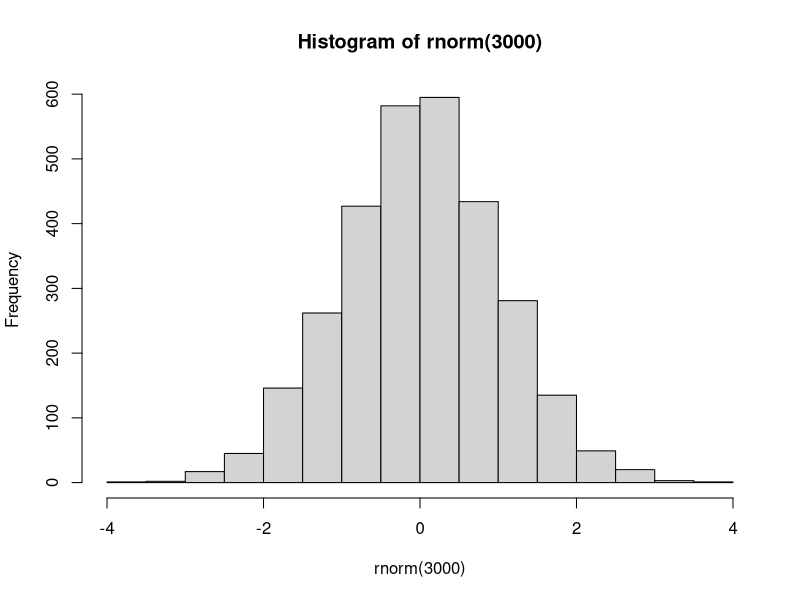
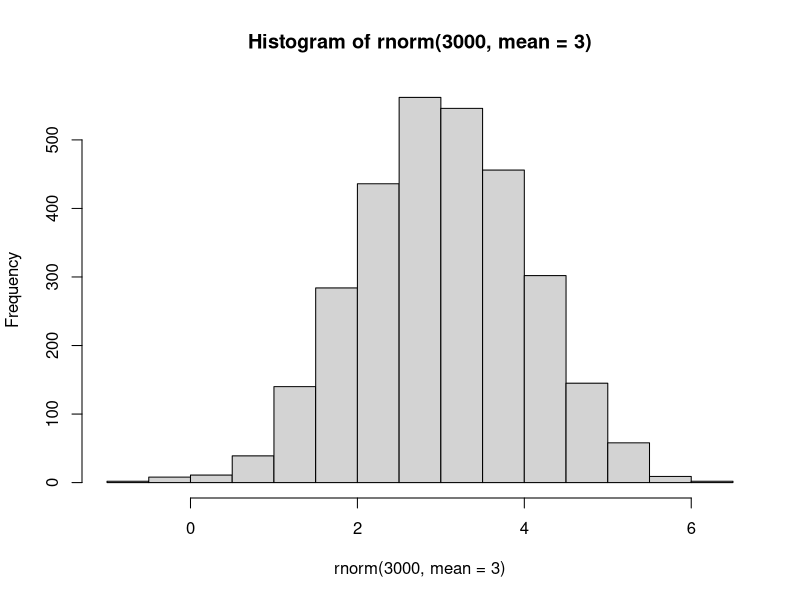
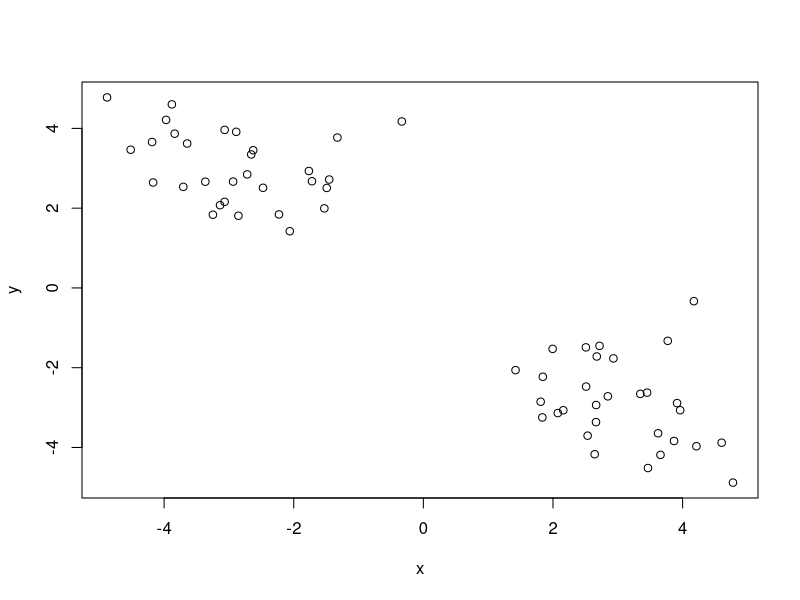
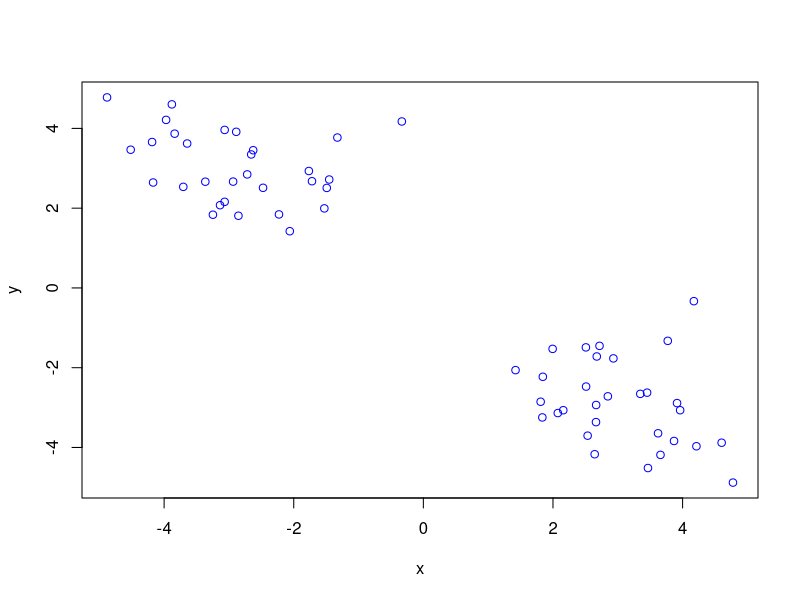
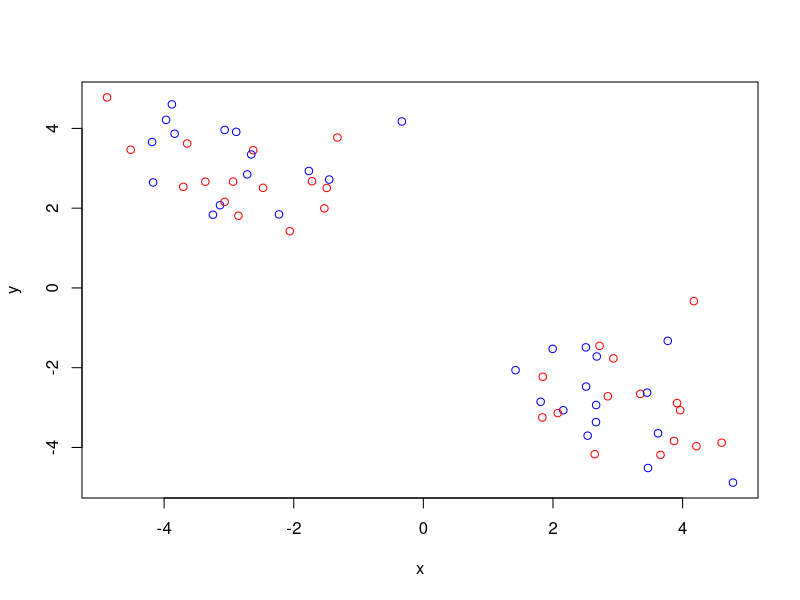
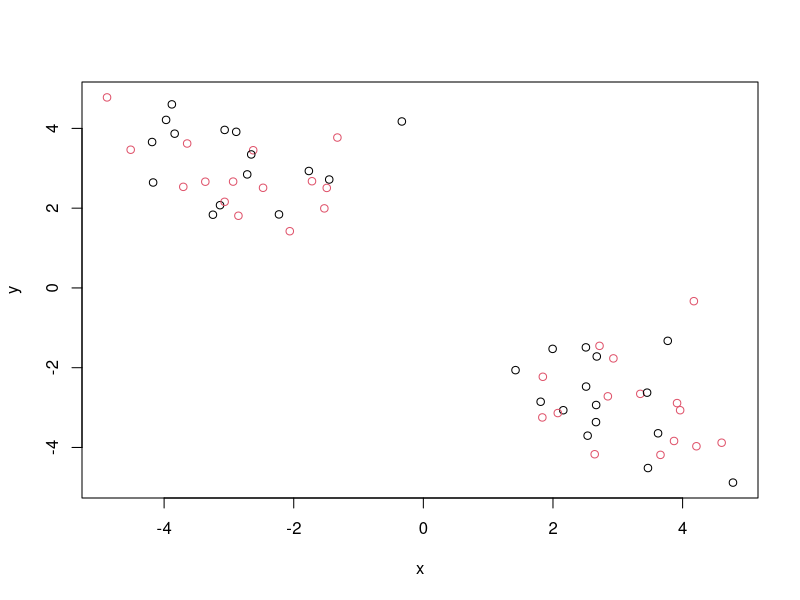
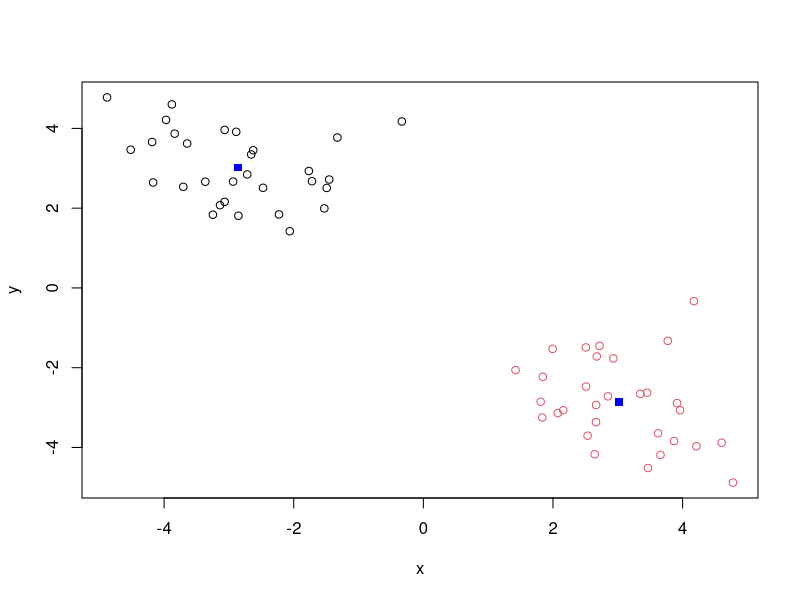
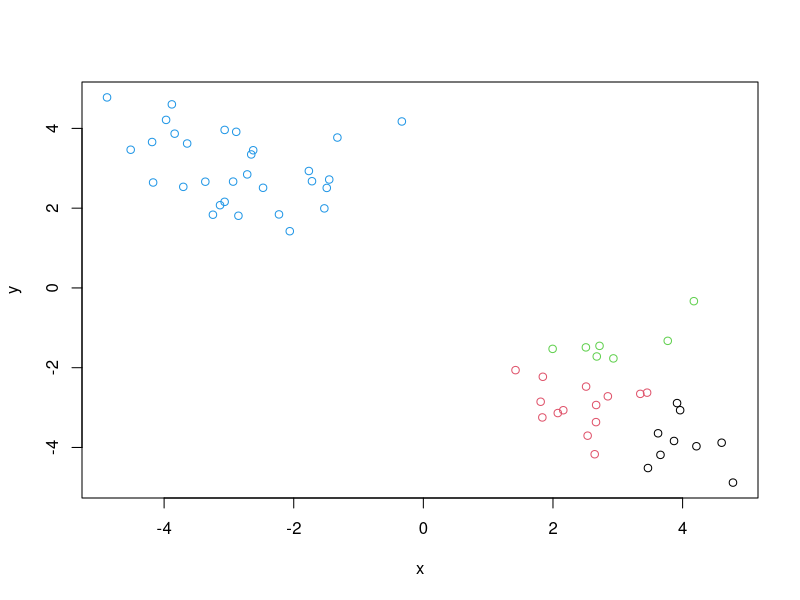

These charts were generated, in order, by the following R code:
## ---- chunk 1
#rnorm(n, mean=0, sd=1)
rnorm (30)

hist(rnorm(3000))

hist(rnorm(3000, mean=3))
## ---- chunk 2
x<- c(rnorm(30, mean=3),
rnorm(30, mean=-3))

z<- cbind(x=x, y=rev(x)) ##rev reverses the data
head(z)
plot(z)
## ---- chunk 3
k<- kmeans(z, 2)
k

## ---- chunk 4
attributes(k)
## ---- chunk 5
k$size
## ---- chunk 6
k$cluster
## ---- chunk 7
plot(z, col= "blue")
## ---- chunk 8
plot(z, col=c("blue", "red"))
# Will alternate back and forth between both colors
## ---- chunk 9
plot(z, col= c(1,2))
## ---- chunk 10
plot(z, col=k$cluster)
 points(k$centers, col="blue", pch=15)
## ---- chunk 11
k4<- kmeans(z, 4)
k4
## ---- chunk 12
plot(z, col=k4$cluster)
## ---- chunk 13
k4$withinss
## ---- chunk 14
d <- dist(z)
hc <- hclust(d)
hc
## ---- chunk 15
plot(hc)
## ---- chunk 16
grps<- cutree(hc, h=10)
grps
## ---- chunk 17
plot(z, col=grps)
## ---- chunk 18

